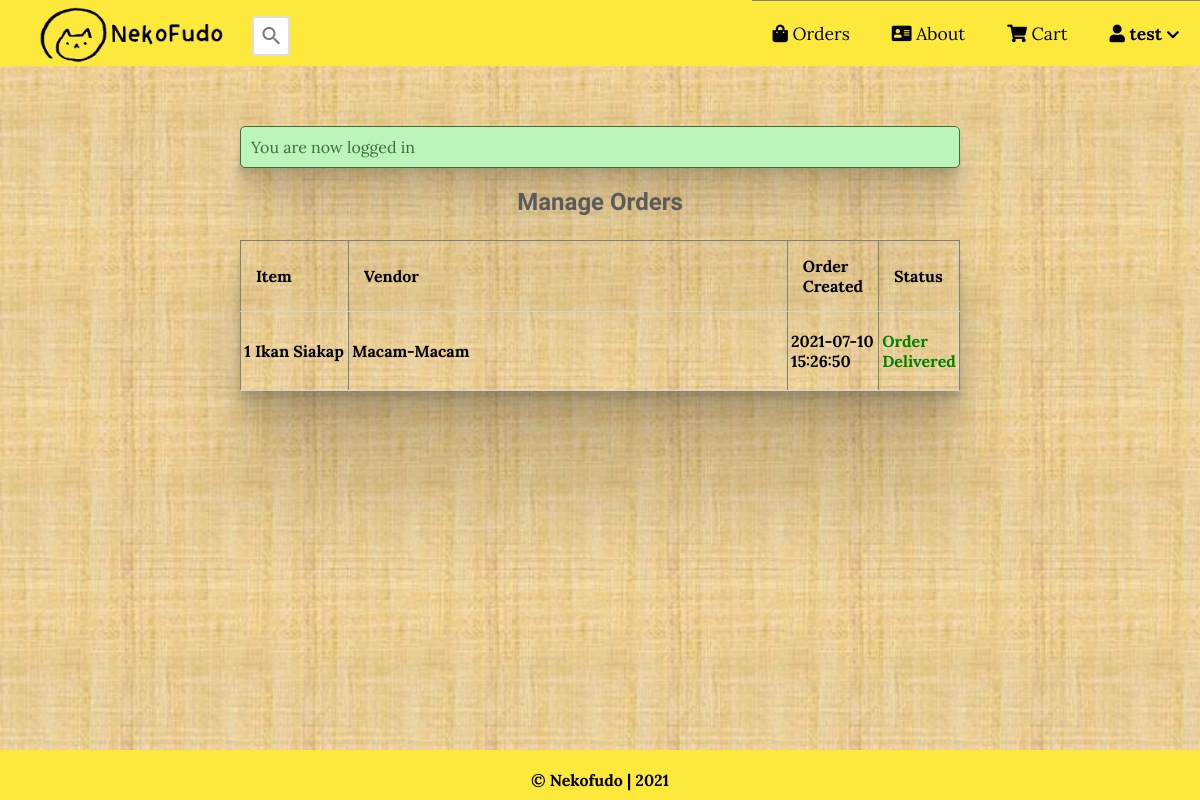
Screenshot of /users/user/orders.php (signed in) with the database file from the repository.
### tables this page shows
CREATE TABLE `orders` (
  `orderID` int(11) NOT NULL,
  `shopID` int(11) NOT NULL,
  `userID` int(11) NOT NULL,
  `item` varchar(30) NOT NULL,
  `quantity` int(11) NOT NULL,
  `timestamp` timestamp NOT NULL DEFAULT current_timestamp() ON UPDATE current_timestamp(),
  `status` varchar(11) NOT NULL DEFAULT 'Pending'
);

CREATE TABLE `shops` (
  `shopID` int(11) NOT NULL,
  `shopName` varchar(255) NOT NULL,
  `shopImg` varchar(45) NOT NULL,
  `userID` int(11) NOT NULL,
  `timestamp` timestamp NOT NULL DEFAULT current_timestamp()
);

### users/user/orders.php (the view, shortened to what this page needs)
<?php
	include('../../server.php');
?>
<!DOCTYPE html>
<html lang="en">
    <head>
        <link rel="stylesheet"
            href="https://use.fontawesome.com/releases/v5.7.2/css/all.css"
>
        <link rel="stylesheet" href="../../css/styling.css">
        <link rel="stylesheet" href="../../css/admin.css">
    </head>
    <body>
        <?php include('header.php'); ?>
        <div class="admin-content">
            <div class="content" id="market">
                <?php
                    if (isset($_SESSION["success"]) && !empty($_SESSION["success"])) {
                        $msg = $_SESSION["success"];
                        echo "<div class='success'>" . $msg . "</div>";
                    }
                ?>
                <h2 class="page-title">Manage Orders</h2>
                <?php
                    $username=$_SESSION['user']['username'];
                    $query = "SELECT * FROM users WHERE username='$username' LIMIT 1";
                    $result = mysqli_query($con, $query);
                    $logged_in_user = mysqli_fetch_assoc($result);
                    $userID=$logged_in_user['userID'];
                    $query = "SELECT * FROM orders WHERE userID='$userID'";
                    $result = mysqli_query($con, $query);
                    if(mysqli_num_rows($result) > 0) {
                ?>
                    <table width="100%" border="1" style="border-collapse:collapse;">
                    <thead>
                        <tr>
                            <th width=15%><strong>Item</strong></th>
                            <th><strong>Vendor</strong></th>
                            <th width=10%><strong>Order Created</strong></th>
                            <th width=10%><strong>Status</strong></th>
                        </tr>
                    </thead>
                    <tbody>
                        <?php
                        while($row = mysqli_fetch_assoc($result)) {
                            $id = $row['shopID'];
                            $sql = "SELECT shopName FROM shops WHERE shopID=$id";
                            $name_array = mysqli_query($con, $sql);
                            $name = mysqli_fetch_assoc($name_array);
                        ?>
                            <tr>
                                <td><?php echo $row['quantity']; ?> <?php echo $row['item']; ?></td>
                                <td><?php echo $name['shopName'] ?></td>
                                <td><?php echo $row['timestamp']; ?></td>
                                <?php
                                    if($row['status']=='Pending') { ?>
                                        <td><p style="color:brown;">Waiting for Vendor</p></td>
                                <?php
                                    } else if($row['status']=='Received') { ?>
                                        <td><p style="color:green;">Order Delivered</p></td>
                                <?php
                                    }
                                ?>
                            </tr>
                            <?php
                        } ?>
                    </tbody>
                    </table>
                <br> <?php
                    } else { ?>
                        <h3>No Order Found</h3> <?php
                    }
                ?>
            </div>
        </div>
        <?php include('../footer.php'); ?>
    </body>
</html>

### css/styling.css (style rules this page uses)
* { box-sizing: border-box; -ms-overflow-style: none; scrollbar-width: none; }
table td { padding:.2rem; }
html, body { height: 100%; padding: 0px; margin: 0px; font-family: 'Lora', serif; background-image: url("../images/wallpaper.png"); background-size:cover; }
h1,h2,h3,h4,h5,h6 { font-family: 'Candal', serif; color: #5c5b5b; margin: 5px; }
.content { width: 60%; margin: 60px auto 30px; min-height: calc(100vh - 206px); }
.content a, .content td, .content th { font-size: 1rem; font-weight: bold; }
.content table { box-shadow: 0 2.8px 2.2px rgba(0, 0, 0, 0.034), 0 6.7px 5.3px rgba(0, 0, 0, 0.048), 0 12.5px 10px rgba(0, 0, 0, 0.06), 0 22.3px 17.9px rgba(0, 0, 0, 0.072), 0 41.8px 33.4px rgba(0, 0, 0, 0.086), 0 100px 80px rgba(0, 0, 0, 0.12) ; }
.success { margin: 0px auto; padding: 10px; color: #3a6e3a; border: 1px solid #3a6e3a; border-radius: 5px; text-align: left; background: #bcf5bc; margin-bottom: 20px; box-shadow: 0 2.8px 2.2px rgba(0, 0, 0, 0.034), 0 6.7px 5.3px rgba(0, 0, 0, 0.048), 0 12.5px 10px rgba(0, 0, 0, 0.06), 0 22.3px 17.9px rgba(0, 0, 0, 0.072), 0 41.8px 33.4px rgba(0, 0, 0, 0.086), 0 100px 80px rgba(0, 0, 0, 0.12) ; }
.page-title { text-align: center; margin-bottom: 1.5rem; }

### css/admin.css (style rules this page uses)
.admin-content .page-title { text-align: center; margin-bottom: 1.5rem; }
table { width: 100%; border-collapse: collapse; font-size: 1.1rem; }
th, td { padding: 15px; text-align: left; border-bottom: 1px solid #d3d3d3; }

### rows the page displays
orders: quantity "1", item "Ikan Siakap", shopID.shopName "Macam-Macam", timestamp "2021-07-10 15:26:50", status "Order Delivered"

### other values shown
$_SESSION['user']['username'] "test"
$msg "You are now logged in"
